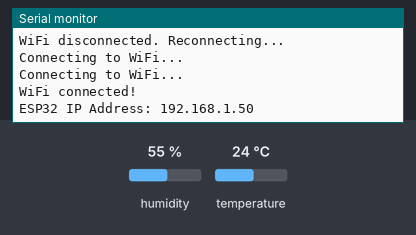
A sketch run on a simulated ESP32. On the bench: the last lines printed to the serial monitor. The test bench sets the inputs (shaded band); at power-on: humidity 55 %, temperature 24 °C. WiFi joins after 1.5 s; servers stay silent unless stated; uploads are accepted with an empty reply; the local clock reads 2024-03-15 10:24:30 at power-on unless the sketch sets it.

Above: at 3.2 s.
3.3 s: humidity set to 22 %
At 16.4 s:
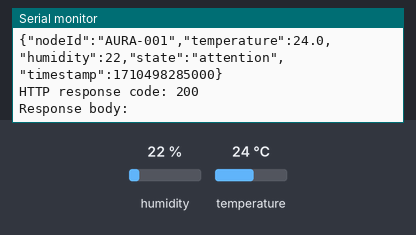
22.8 s: temperature set to 33 °C
At 30.24 s:
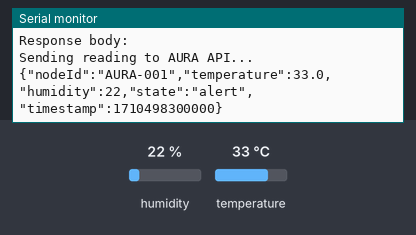
42.3 s: humidity set to 40 %
At 45.28 s:
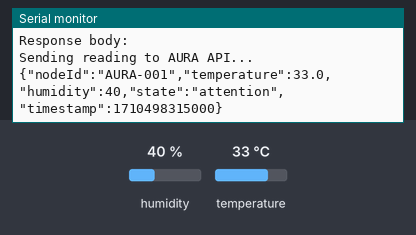
61.8 s: temperature set to 12 °C
At 75.36 s:
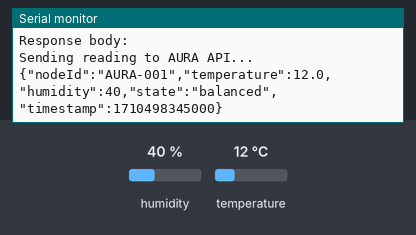

Measured:
- after the input at 3.3 s, the serial monitor: prints a new line after 11.7 s (image 1)
- after the input at 22.8 s, the serial monitor: prints a new line after 7.3 s (image 2)
- after the input at 42.3 s, the serial monitor: prints a new line after 2.8 s (image 3)
- after the input at 61.8 s, the serial monitor: prints a new line after 13.4 s (image 4)

The sketch:

aura_node.ino
```cpp
#include <WiFi.h>
#include <WiFiClientSecure.h>
#include <HTTPClient.h>
#include <time.h>
#include "DHT.h"

#define DHTPIN 4
#define DHTTYPE DHT11

const char* ssid = "your-wifi";
const char* password = "your-password";
const char* apiUrl = "https://aura-tau-five.vercel.app/api/sensor";
const char* nodeId = "AURA-001";

const unsigned long SEND_INTERVAL_MS = 15000;
unsigned long lastSentAt = 0;

DHT dht(DHTPIN, DHTTYPE);
WiFiClientSecure secureClient;

String deriveState(float temperature, float humidity) {
  if (temperature > 34 || (temperature > 30 && humidity < 30)) {
    return "alert";
  }

  if (humidity < 35 || temperature > 28) {
    return "attention";
  }

  return "balanced";
}

void ensureWifi() {
  if (WiFi.status() == WL_CONNECTED) {
    return;
  }

  Serial.println("WiFi disconnected. Reconnecting...");
  WiFi.begin(ssid, password);

  while (WiFi.status() != WL_CONNECTED) {
    delay(1000);
    Serial.println("Connecting to WiFi...");
  }

  Serial.println("WiFi connected!");
  Serial.print("ESP32 IP Address: ");
  Serial.println(WiFi.localIP());
}

void setup() {
  Serial.begin(115200);
  dht.begin();

  Serial.println("Booting AURA node...");
  WiFi.mode(WIFI_STA);
  ensureWifi();
  configTime(0, 0, "pool.ntp.org", "time.nist.gov");

  secureClient.setInsecure();
}

void loop() {
  ensureWifi();

  unsigned long now = millis();
  if (now - lastSentAt < SEND_INTERVAL_MS) {
    delay(200);
    return;
  }

  lastSentAt = now;

  float humidity = dht.readHumidity();
  float temperature = dht.readTemperature();

  if (isnan(humidity) || isnan(temperature)) {
    Serial.println("Failed to read from DHT11 sensor.");
    return;
  }

  String state = deriveState(temperature, humidity);
  unsigned long long timestamp = (unsigned long long)time(nullptr) * 1000ULL;

  if (timestamp < 100000) {
    timestamp = (unsigned long long)millis();
  }

  String payload = "{";
  payload += "\"nodeId\":\"" + String(nodeId) + "\",";
  payload += "\"temperature\":" + String(temperature, 1) + ",";
  payload += "\"humidity\":" + String(humidity, 0) + ",";
  payload += "\"state\":\"" + state + "\",";
  payload += "\"timestamp\":" + String((unsigned long long)timestamp);
  payload += "}";

  HTTPClient http;
  http.begin(secureClient, apiUrl);
  http.addHeader("Content-Type", "application/json");

  Serial.println("Sending reading to AURA API...");
  Serial.println(payload);

  int httpResponseCode = http.POST(payload);
  String responseBody = http.getString();

  Serial.print("HTTP response code: ");
  Serial.println(httpResponseCode);
  Serial.print("Response body: ");
  Serial.println(responseBody);

  http.end();
}
```
